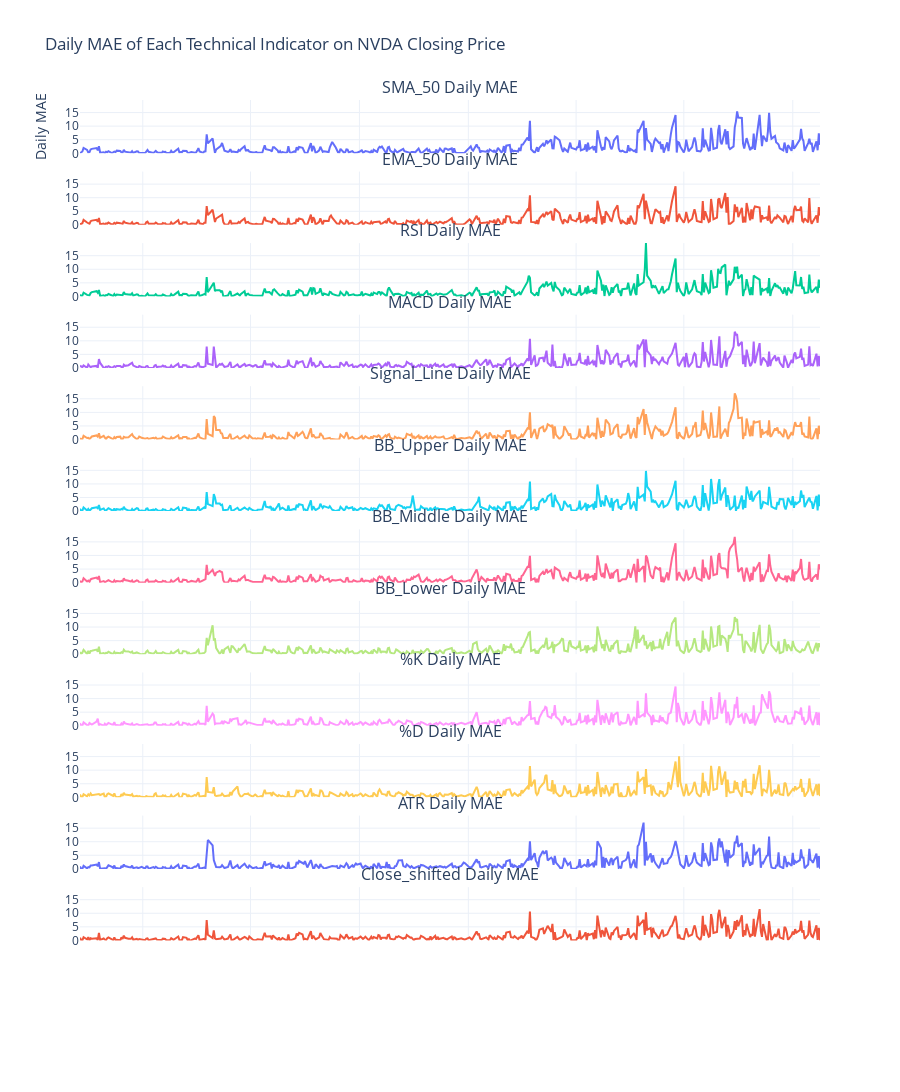

Write notebook code for a chart like this one.
### Markdown cell above
## 4. Plotting the Results

### Code cell
from plotly.subplots import make_subplots
import plotly.graph_objects as go

# Create faceted plot with each indicator's daily MAE
fig = make_subplots(rows=len(indicators), cols=1, shared_xaxes=True, vertical_spacing=0.02,
                    subplot_titles=[f"{indicator} Daily MAE" for indicator in indicators[:-1]])

# Find the global y-axis range across all indicators
y_values = [results[indicator]['daily_mae'] for indicator in indicators[:-1]]
y_min = min(min(y) for y in y_values)
y_max = max(max(y) for y in y_values)

# Add each individual indicator's daily MAE
for idx, indicator in enumerate(indicators[:-1]):
    fig.add_trace(
        go.Scatter(
            x=df.index[window_size + 1:],  # Start date after the initial window
            y=results[indicator]['daily_mae'],
            mode='lines',
            name=f'{indicator} Daily MAE'
        ),
        row=idx + 1, col=1
    )

# Update layout with shared y-axis range and individual x-axis labels
fig.update_yaxes(range=[y_min, y_max])  # Apply the common y-axis range across all subplots
fig.update_xaxes(title_text="Date", row=len(indicators), col=1)  # Add x-axis label for the last row

# Final layout adjustments
fig.update_layout(
    height=150 * (len(indicators)),  # Adjust height for the combined model
    title="Daily MAE of Each Technical Indicator on NVDA Closing Price",
    yaxis_title="Daily MAE",
    showlegend=False,
    template="plotly_white"
)

fig.show()

### Figure 1 — Plotly figure (JSON) as saved in the notebook; plotly's stock layout.template omitted (floating-point values rounded to 4 significant figures; data arrays with more than 128 entries replaced by an {"elided": "..."} marker saying what was removed)
{"data": [{"mode": "lines", "name": "SMA_50 Daily MAE", "type": "scatter", "x": {"elided": "432 str values"}, "xaxis": "x", "y": {"elided": "432 float values"}, "yaxis": "y"}, {"mode": "lines", "name": "EMA_50 Daily MAE", "type": "scatter", "x": {"elided": "432 str values"}, "xaxis": "x2", "y": {"elided": "432 float values"}, "yaxis": "y2"}, {"mode": "lines", "name": "RSI Daily MAE", "type": "scatter", "x": {"elided": "432 str values"}, "xaxis": "x3", "y": {"elided": "432 float values"}, "yaxis": "y3"}, {"mode": "lines", "name": "MACD Daily MAE", "type": "scatter", "x": {"elided": "432 str values"}, "xaxis": "x4", "y": {"elided": "432 float values"}, "yaxis": "y4"}, {"mode": "lines", "name": "Signal_Line Daily MAE", "type": "scatter", "x": {"elided": "432 str values"}, "xaxis": "x5", "y": {"elided": "432 float values"}, "yaxis": "y5"}, {"mode": "lines", "name": "BB_Upper Daily MAE", "type": "scatter", "x": {"elided": "432 str values"}, "xaxis": "x6", "y": {"elided": "432 float values"}, "yaxis": "y6"}, {"mode": "lines", "name": "BB_Middle Daily MAE", "type": "scatter", "x": {"elided": "432 str values"}, "xaxis": "x7", "y": {"elided": "432 float values"}, "yaxis": "y7"}, {"mode": "lines", "name": "BB_Lower Daily MAE", "type": "scatter", "x": {"elided": "432 str values"}, "xaxis": "x8", "y": {"elided": "432 float values"}, "yaxis": "y8"}, {"mode": "lines", "name": "%K Daily MAE", "type": "scatter", "x": {"elided": "432 str values"}, "xaxis": "x9", "y": {"elided": "432 float values"}, "yaxis": "y9"}, {"mode": "lines", "name": "%D Daily MAE", "type": "scatter", "x": {"elided": "432 str values"}, "xaxis": "x10", "y": {"elided": "432 float values"}, "yaxis": "y10"}, {"mode": "lines", "name": "ATR Daily MAE", "type": "scatter", "x": {"elided": "432 str values"}, "xaxis": "x11", "y": {"elided": "432 float values"}, "yaxis": "y11"}, {"mode": "lines", "name": "Close_shifted Daily MAE", "type": "scatter", "x": {"elided": "432 str values"}, "xaxis": "x12", "y": {"elided": "432 float values"}, "yaxis": "y12"}], "layout": {"annotations": [{"font": {"size": 16}, "showarrow": false, "text": "SMA_50 Daily MAE", "x": 0.5, "xanchor": "center", "xref": "paper", "y": 1, "yanchor": "bottom", "yref": "paper"}, {"font": {"size": 16}, "showarrow": false, "text": "EMA_50 Daily MAE", "x": 0.5, "xanchor": "center", "xref": "paper", "y": 0.9215, "yanchor": "bottom", "yref": "paper"}, {"font": {"size": 16}, "showarrow": false, "text": "RSI Daily MAE", "x": 0.5, "xanchor": "center", "xref": "paper", "y": 0.8431, "yanchor": "bottom", "yref": "paper"}, {"font": {"size": 16}, "showarrow": false, "text": "MACD Daily MAE", "x": 0.5, "xanchor": "center", "xref": "paper", "y": 0.7646, "yanchor": "bottom", "yref": "paper"}, {"font": {"size": 16}, "showarrow": false, "text": "Signal_Line Daily MAE", "x": 0.5, "xanchor": "center", "xref": "paper", "y": 0.6862, "yanchor": "bottom", "yref": "paper"}, {"font": {"size": 16}, "showarrow": false, "text": "BB_Upper Daily MAE", "x": 0.5, "xanchor": "center", "xref": "paper", "y": 0.6077, "yanchor": "bottom", "yref": "paper"}, {"font": {"size": 16}, "showarrow": false, "text": "BB_Middle Daily MAE", "x": 0.5, "xanchor": "center", "xref": "paper", "y": 0.5292, "yanchor": "bottom", "yref": "paper"}, {"font": {"size": 16}, "showarrow": false, "text": "BB_Lower Daily MAE", "x": 0.5, "xanchor": "center", "xref": "paper", "y": 0.4508, "yanchor": "bottom", "yref": "paper"}, {"font": {"size": 16}, "showarrow": false, "text": "%K Daily MAE", "x": 0.5, "xanchor": "center", "xref": "paper", "y": 0.3723, "yanchor": "bottom", "yref": "paper"}, {"font": {"size": 16}, "showarrow": false, "text": "%D Daily MAE", "x": 0.5, "xanchor": "center", "xref": "paper", "y": 0.2938, "yanchor": "bottom", "yref": "paper"}, {"font": {"size": 16}, "showarrow": false, "text": "ATR Daily MAE", "x": 0.5, "xanchor": "center", "xref": "paper", "y": 0.2154, "yanchor": "bottom", "yref": "paper"}, {"font": {"size": 16}, "showarrow": false, "text": "Close_shifted Daily MAE", "x": 0.5, "xanchor": "center", "xref": "paper", "y": 0.1369, "yanchor": "bottom", "yref": "paper"}], "height": 1950, "showlegend": false, "title": {"text": "Daily MAE of Each Technical Indicator on NVDA Closing Price"}, "xaxis": {"anchor": "y", "domain": [0, 1], "matches": "x13", "showticklabels": false}, "xaxis10": {"anchor": "y10", "domain": [0, 1], "matches": "x13", "showticklabels": false}, "xaxis11": {"anchor": "y11", "domain": [0, 1], "matches": "x13", "showticklabels": false}, "xaxis12": {"anchor": "y12", "domain": [0, 1], "matches": "x13", "showticklabels": false}, "xaxis13": {"anchor": "y13", "domain": [0, 1], "title": {"text": "Date"}}, "xaxis2": {"anchor": "y2", "domain": [0, 1], "matches": "x13", "showticklabels": false}, "xaxis3": {"anchor": "y3", "domain": [0, 1], "matches": "x13", "showticklabels": false}, "xaxis4": {"anchor": "y4", "domain": [0, 1], "matches": "x13", "showticklabels": false}, "xaxis5": {"anchor": "y5", "domain": [0, 1], "matches": "x13", "showticklabels": false}, "xaxis6": {"anchor": "y6", "domain": [0, 1], "matches": "x13", "showticklabels": false}, "xaxis7": {"anchor": "y7", "domain": [0, 1], "matches": "x13", "showticklabels": false}, "xaxis8": {"anchor": "y8", "domain": [0, 1], "matches": "x13", "showticklabels": false}, "xaxis9": {"anchor": "y9", "domain": [0, 1], "matches": "x13", "showticklabels": false}, "yaxis": {"anchor": "x", "domain": [0.9415, 1], "range": [0.001589, 19.62], "title": {"text": "Daily MAE"}}, "yaxis10": {"anchor": "x10", "domain": [0.2354, 0.2938], "range": [0.001589, 19.62]}, "yaxis11": {"anchor": "x11", "domain": [0.1569, 0.2154], "range": [0.001589, 19.62]}, "yaxis12": {"anchor": "x12", "domain": [0.07846, 0.1369], "range": [0.001589, 19.62]}, "yaxis13": {"anchor": "x13", "domain": [0, 0.05846], "range": [0.001589, 19.62]}, "yaxis2": {"anchor": "x2", "domain": [0.8631, 0.9215], "range": [0.001589, 19.62]}, "yaxis3": {"anchor": "x3", "domain": [0.7846, 0.8431], "range": [0.001589, 19.62]}, "yaxis4": {"anchor": "x4", "domain": [0.7062, 0.7646], "range": [0.001589, 19.62]}, "yaxis5": {"anchor": "x5", "domain": [0.6277, 0.6862], "range": [0.001589, 19.62]}, "yaxis6": {"anchor": "x6", "domain": [0.5492, 0.6077], "range": [0.001589, 19.62]}, "yaxis7": {"anchor": "x7", "domain": [0.4708, 0.5292], "range": [0.001589, 19.62]}, "yaxis8": {"anchor": "x8", "domain": [0.3923, 0.4508], "range": [0.001589, 19.62]}, "yaxis9": {"anchor": "x9", "domain": [0.3138, 0.3723], "range": [0.001589, 19.62]}}}
